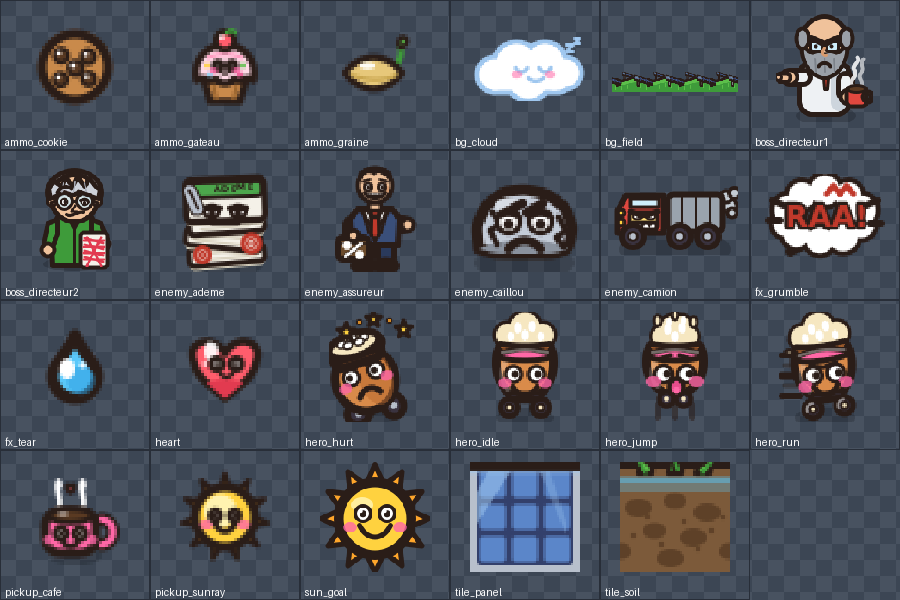
#> input picture montage.png, 900 x 600 px
$ python -i make_dead_prompts.py   (imports and definitions only)
#> lines starting #> are read from the running program, lines starting #| are printed output that depends on the picture; after the words box and inside, x2 and y2 are one past the last pixel; in counts of white or black regions, pixels touching at a corner belong together
#!/usr/bin/env python3
"""CORPS AFFALES (cadavres) : un prompt Codex par CORPS de passant, + la 1re
frame de chaque planche de marche comme IMAGE DE REFERENCE a fournir a image_gen.

Pour chaque body_<biome>_<sex>_sheet.png de _bodygen/raw (cycle de marche, corps
SANS TETE de face sur magenta), on :
  1. extrait la 1re frame -> _bodygen/dead_ref/body_<biome>_<sex>_ref.png
     (detoure, transparent) = la POSE DEBOUT de reference (meme tenue).
  2. ecrit _bodygen/prompts_dead/<biome>_<sex>.txt = demande a Codex de REDESSINER
     ce MEME personnage (meme tenue) AFFALE par terre, 1 SEULE frame, mais le
     COU/HAUT DU CORPS reste DROIT (vertical) pour que la tete (ajoutee en jeu)
     s'attache bien d'aplomb. Sortie raw : body_<biome>_<sex>_dead_sheet.png.

Decoupe ensuite via _bodygen/regrid_dead.py -> assets/sprites/body_<biome>_<sex>_dead.png.
Convention de nom = celle attendue par corpsify() dans js/game.js (<body>_dead).

  biomes : champ / pote / horti / labo / bureau     sexes : h / f
"""
import os
from PIL import Image
import numpy as np

ROOT = '/home/delete/laura_quest'
RAW = os.path.join(ROOT, '_bodygen', 'raw')
OUT = os.path.join(ROOT, '_bodygen', 'prompts_dead')
REF = os.path.join(ROOT, '_bodygen', 'dead_ref')
# [2 lines not run here, left out]

# Tenues IDENTIQUES a _bodygen/make_prompts.py (garder synchro si on les change).
BIOMES = {
 'champ': (
   "a rice-field FARMER's body: a checkered/olive rolled-sleeve work shirt, sturdy khaki work trousers held by suspenders, muddy rubber boots. Tanned forearms. Rural worker.",
   "a rice-field FARM WORKER woman's body: an olive work shirt with rolled sleeves, a practical knee-length khaki skirt or work trousers, rubber boots, a small apron. Rural worker."),
 'pote': (
   "a casual ROOMMATE / student guy's body: a bright hoodie or sweatshirt over a tee, blue jeans, colorful sneakers. Relaxed casual streetwear.",
   "a casual ROOMMATE / student woman's body: a colorful cropped sweatshirt or cardigan over a tee, jeans or a casual skirt with leggings, sneakers. Relaxed casual streetwear."),
 'horti': (
   "a greenhouse HORTICULTURIST's body: a teal/green work polo, a sturdy gardening APRON with pockets, gardening gloves, work trousers, rubber clogs. Plant nursery worker.",
   "a greenhouse HORTICULTURIST woman's body: a green work top, a gardening APRON with tool pockets, gloves, work trousers, rubber clogs. Plant nursery worker."),
 'labo': (
   "a LAB RESEARCHER's body: an open WHITE LAB COAT over a shirt and tie, dark trousers, plain shoes, a pen clipped in the coat pocket. Scientist.",
   "a LAB RESEARCHER woman's body: an open WHITE LAB COAT over a blouse, dark trousers or a knee-length skirt, plain flats, a pen in the pocket. Scientist."),
 'bureau': (
   "an university ADMIN / office worker man's body: a navy blazer over a shirt and tie, grey slacks, dress shoes, a lanyard badge. Bureaucrat.",
   "an university ADMIN / office worker woman's body: a buttoned cardigan or blazer over a blouse, a knee-length pencil skirt or slacks, low heels, a lanyard badge. Bureaucrat."),
}

COMMON = """Use your built-in image_gen tool (the "imagegen" skill) to GENERATE raster pixel art. Do NOT use the CLI fallback (no OPENAI_API_KEY). Do NOT draw procedurally (no PIL/canvas/SVG). The artwork MUST come from your AI image generator. You will generate ONE single-frame sprite = a KNOCKED-OUT (dead) version of a HEADLESS character BODY for a cute cartoon platformer.

REFERENCE IMAGE: a reference PNG of this exact character STANDING is provided ({ref}). Keep the SAME outfit, SAME colors, SAME body type. Only change the POSE (standing -> collapsed on the ground).

PIXEL-ART STYLE: retro 16-bit SNES look. Crisp visible square pixels, bold dark outline, limited vibrant palette, flat cel shading, chunky readable shapes. NO smooth gradients, NO anti-aliasing, NO 3D. Cute, comedic, NOT gory.

CRITICAL — HEADLESS, SEEN FROM THE FRONT:
- The body is seen STRAIGHT FROM THE FRONT (facing the viewer), roughly symmetric. NOT a side view, NOT lying flat in profile.
- There is NO HEAD and NO FACE. The body ends at the top in a short bare NECK STUMP (just the neck/shoulders) where a head will be attached later. Do NOT draw any head, hair, ears, or face.

POSE — COLLAPSED / KNOCKED OUT, BUT NECK UPRIGHT (critical):
- The character has SLUMPED to the GROUND: sitting / sprawled on its bottom, LEGS splayed forward and limp, ARMS limp at the sides or resting on the floor. A defeated, knocked-out body that has dropped to the floor.
- BUT the SHOULDERS and the NECK STUMP stay UPRIGHT and VERTICAL, centered at the TOP of the sprite, pointing straight UP (so an upright head can be placed on it). The torso sags a little but the neck must NOT tilt sideways and must NOT lie down flat.
- Lower / wider than the standing pose (the body is on the ground), the LOWEST point = the bottom (buttocks / legs) resting on the floor baseline.
- Limp, heavy, "passed out" feel. Eyes-closed mood. No blood, no wound — just collapsed.

LAYOUT: ONE single sprite, ONE body, centered. NO grid, NO multiple frames.

BACKGROUND: fill the ENTIRE image with ONE perfectly FLAT solid #ff00ff magenta. NO shadow, NO floor line, NO gradient, NO grid, NO text, NO watermark. NEVER use magenta/pink on the body.

OUTFIT (same as the reference, identical colors): {outfit}

cp the generated PNG to {root}/_bodygen/raw/body_{biome}_{sex}_dead_sheet.png

Generate the sprite (ONE image_gen call), then cp it. Do NOT run chroma-key removal, do NOT delete files. Finally print exactly:
  SHEET: {root}/_bodygen/raw/body_{biome}_{sex}_dead_sheet.png (<W>x<H>)
"""


def key_magenta(im, tol=72):
#> called with tol = 72
    a = np.array(im.convert('RGBA')).astype(np.int16)
    r, g, b = a[..., 0], a[..., 1], a[..., 2]
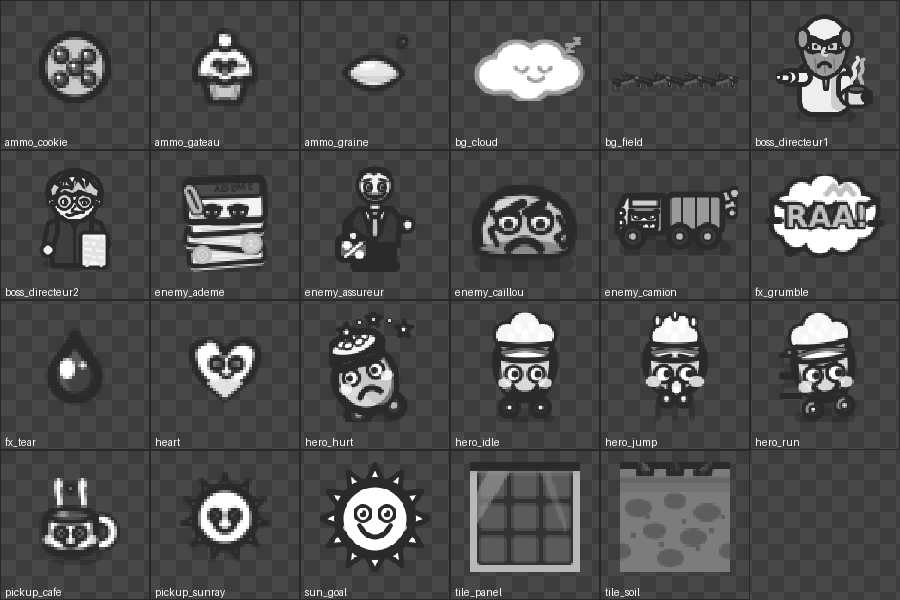
#> r: shape (600, 900) int16; min 40, max 255, mean 77.4
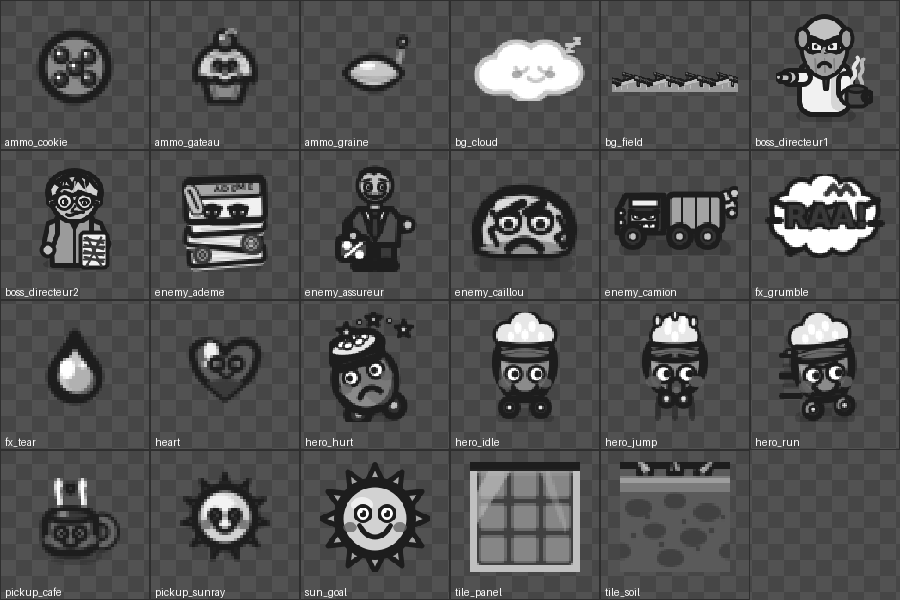
#> g: shape (600, 900) int16; min 28, max 255, mean 81.4
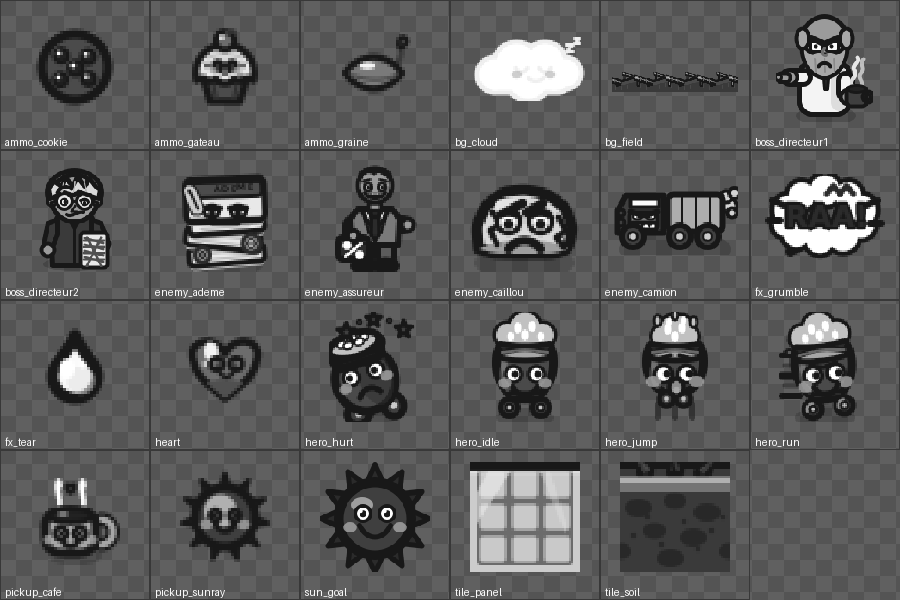
#> b: shape (600, 900) int16; min 23, max 255, mean 90
    bg = (np.abs(r - 255) + np.abs(g - 0) + np.abs(b - 255) < tol) | ((r > 150) & (b > 150) & (g < 110))
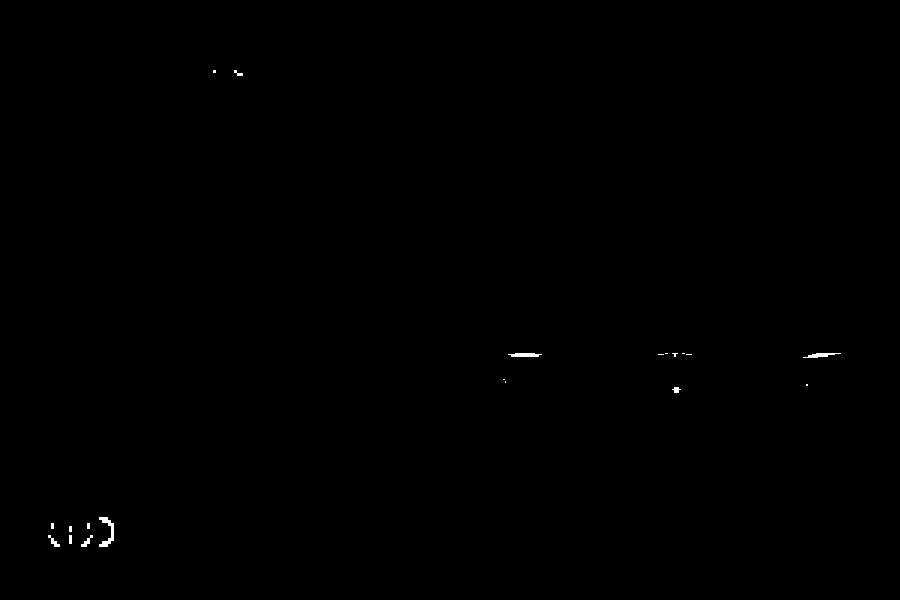
#> bg: shape (600, 900) bool; 0.13% white; 20 white regions (12 under 20 px), largest, box (x1, y1, x2, y2) and area: (99, 517, 114, 547) 180, (508, 353, 542, 357) 110, (803, 353, 841, 358) 103
    a[..., 3] = np.where(bg, 0, 255)
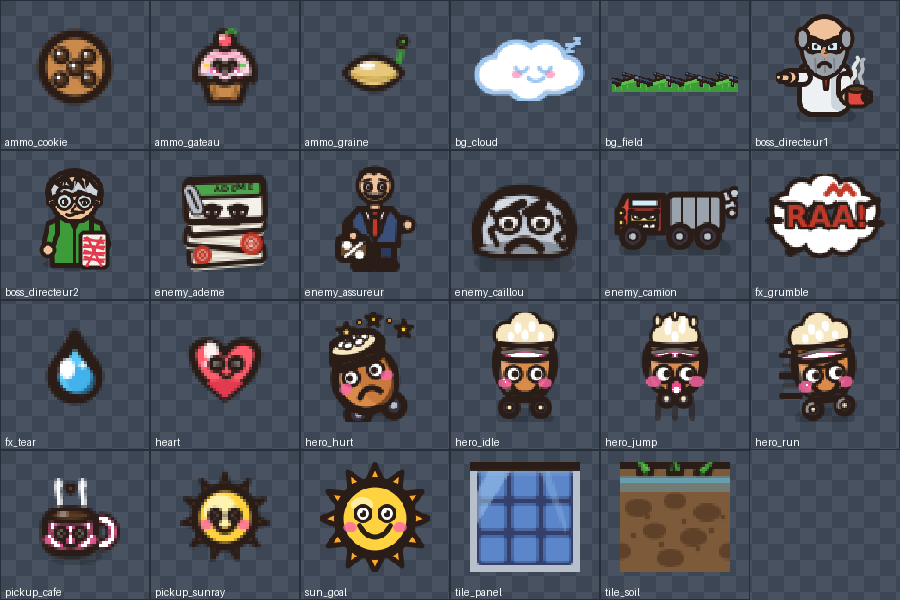
#> a: shape (600, 900, 4) int16; mean R, G, B, A 77.4, 81.4, 90, 254.7; transparent parts drawn white
    return Image.fromarray(a.astype(np.uint8), 'RGBA')


def first_frame_ref(sheet_path, out_path, n=4):
    """1re frame (even-slice) detouree -> PNG transparent de reference."""
    img = key_magenta(Image.open(sheet_path))
    W, H = img.size
#> W = 900; H = 600
    cw = W // n
#> cw = 225
    c = img.crop((0, 0, cw, H))
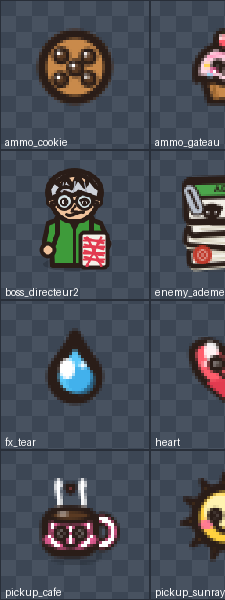
#> c: PIL image 225x600 RGBA; mean R, G, B, A 73.6, 77.7, 86.7, 254.3; transparent parts drawn white
    bb = c.getbbox()
#> bb = (0, 0, 225, 600)
    if bb:
        c = c.crop(bb)
    c.save(out_path)
    return c.size


def main():
    n = 0
    for biome, (oh, of) in BIOMES.items():
        for sex, outfit in (('h', oh), ('f', of)):
            sheet = os.path.join(RAW, 'body_%s_%s_sheet.png' % (biome, sex))
            ref = os.path.join(REF, 'body_%s_%s_ref.png' % (biome, sex))
            if os.path.exists(sheet):
                sz = first_frame_ref(sheet, ref)
                print('ref %s_%s %s' % (biome, sex, sz))
            else:
                print('WARN planche absente: %s (prompt ecrit quand meme)' % sheet)
            body = COMMON.format(biome=biome, sex=sex, root=ROOT, outfit=outfit, ref=ref)
            open(os.path.join(OUT, '%s_%s.txt' % (biome, sex)), 'w').write(body)
            n += 1
    print('%d prompts -> %s' % (n, OUT))
    print('refs            -> %s' % REF)


# [2 lines not run here, left out]

>>> result = first_frame_ref('../montage.png', 'out.png')
#> result = (225, 600)
